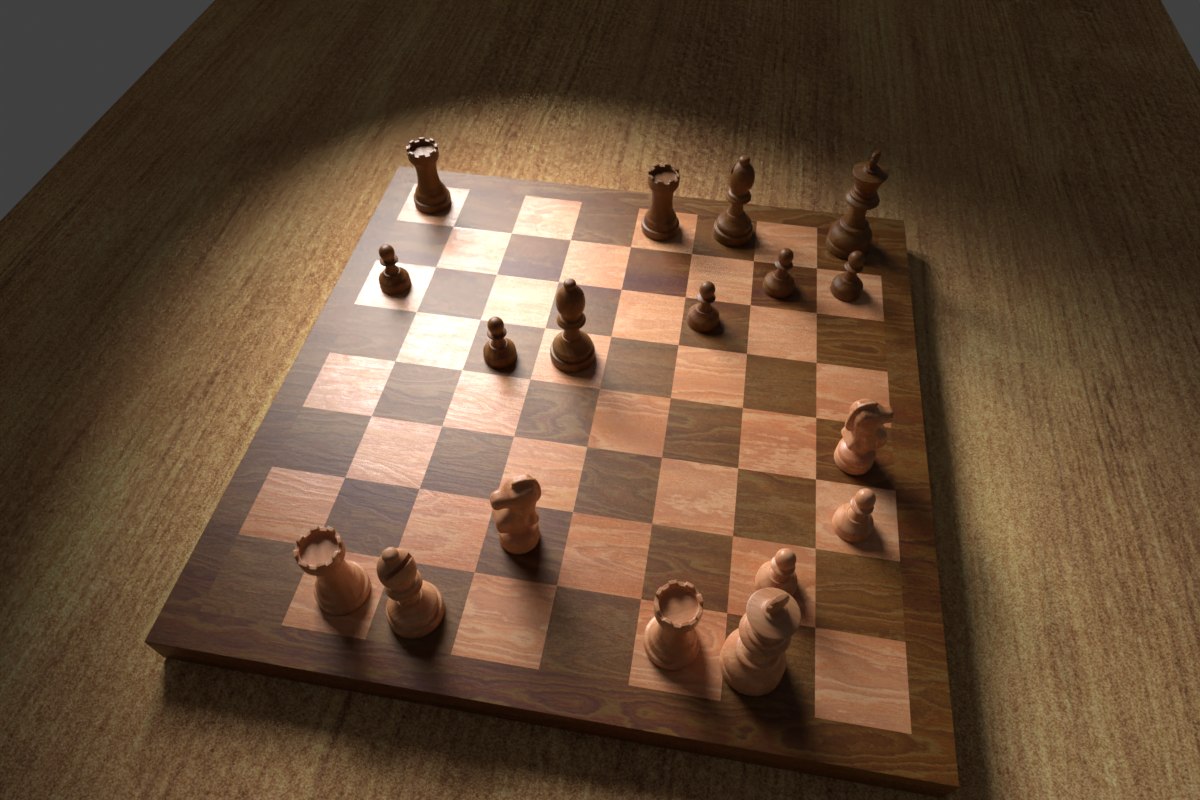
#> input picture img_test7.png, 1200 x 800 px
$ python -i ChessBoard.py   (imports and definitions only)
#> lines starting #> are read from the running program, lines starting #| are printed output that depends on the picture; after the words box and inside, x2 and y2 are one past the last pixel; in counts of white or black regions, pixels touching at a corner belong together
#> further down, picture is the input picture: shape (800, 1200, 3); mean B, G, R 55.5, 76.7, 100.8
import cv2
import numpy as np
from sklearn.cluster import DBSCAN
import Params
import itertools


def get_chess_board(img):
    # On récupère les dimensions de l'image
    img_shape = img.shape

    # On transforme l'image en niveau de gris
    gray = cv2.cvtColor(img, cv2.COLOR_BGR2GRAY)
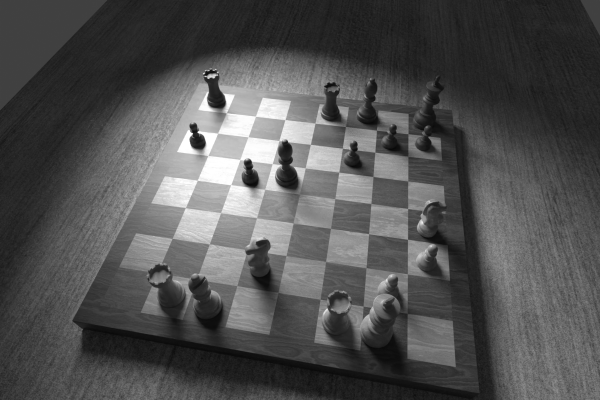
#> gray: shape (800, 1200) (shown at 1/2 size); min 7, max 255, mean 81.5

    # Detecter les contours avec l'algorithme de Canny
    edges = cv2.Canny(gray, 100, 200)
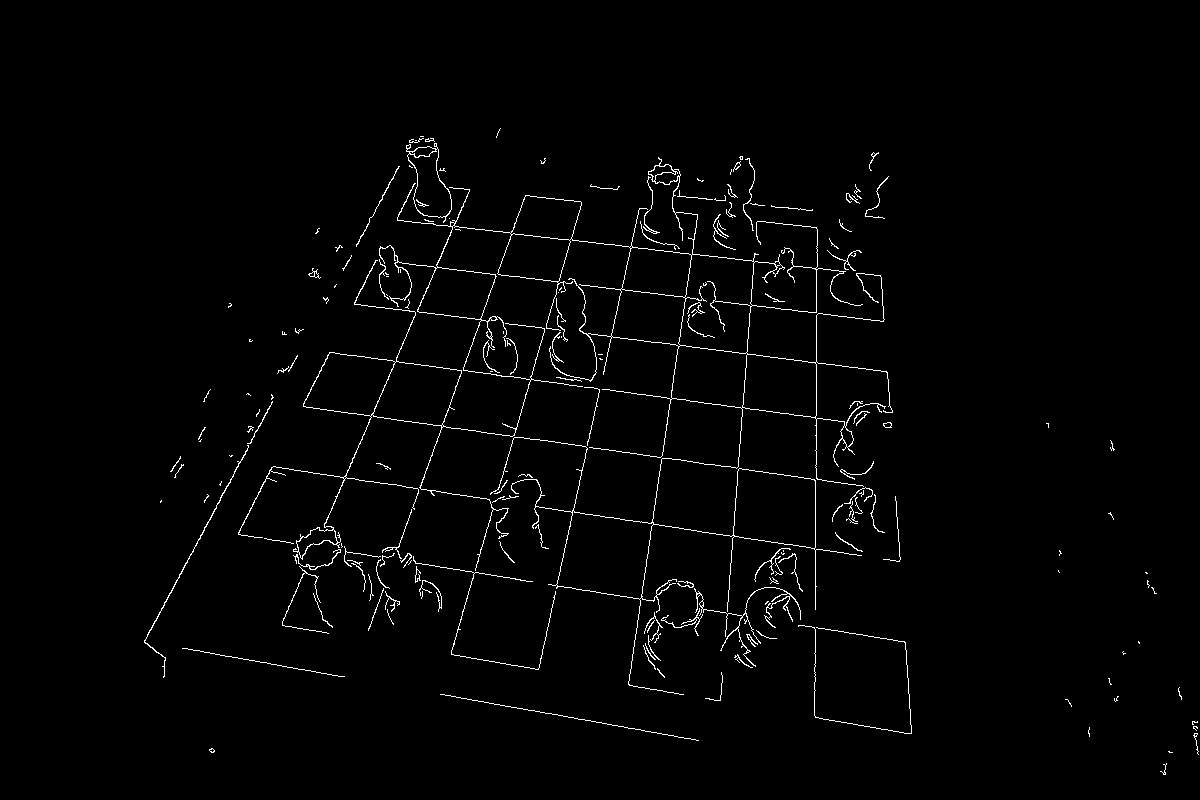
#> edges: shape (800, 1200); 1.6% white in thin lines or dots, all inside (x1, y1, x2, y2) = (144, 128, 1199, 775)

    # Appliquer la transformée de Hough sur les contours détectés
    lines = cv2.HoughLines(edges, 1, np.pi/720.0, 50, np.array([]), 0, 0)
#> lines = 2091 rows, first 8: [304, 1.71], [615, 0.284], [488, 1.73], [668, 0.214], [430, 0.493], [722, 0.148], [421, 1.72], [506, 0.41]

    # On ne sélectionne que 200 lignes parmi les lignes détectées
    lines_best = np.squeeze(lines)[:Params.line_amount]
#> lines_best = 200 pairs, first value -864 to 829, second value 0 to 3.14

    # On calcule les coordonnées des intersections entre les lignes
    intersections, intersections_info, parallel_sets_list = get_all_line_intersection(lines_best, img_shape)

    # On récupère les clusters de ligne : c.a.d les ensemble de lignes impliquée dans une même intersection
    intersecting_clusters = get_intersecting_line_clusters(intersections, intersections_info)

    # On récupère les indices des paires de droites parallèles regroupées en clusters
    parallel_clusters = get_parallel_line_clusters(lines_best, parallel_sets_list)

    # On renvoie les deux ensemble principaux de droites parallèles
    # Relatives aux droites des lignes de fuite de l'échiquier
    best_cluster_pair = select_best_performing_cluster_pair(lines_best, intersecting_clusters, parallel_clusters)

    # On récupère les droites relatives aux lignes de fuites.
    cluster_means = [cluster_mean_hessfixed(lines_best, best_cluster_pair[0]),
                     cluster_mean_hessfixed(lines_best, best_cluster_pair[1])]

    # On élimine les clusters de lignes
    best_cluster_pair_duplicate_eliminated = [
        cluster_eliminate_duplicate(lines_best, best_cluster_pair[0], cluster_means[1], img.shape),
        cluster_eliminate_duplicate(lines_best, best_cluster_pair[1], cluster_means[0], img.shape)]

    # On élimite les lignes n'étant pas relatives à l'échiquier
    best_cluster_pair_chessboard = cluster_eliminate_non_chessboard(best_cluster_pair_duplicate_eliminated,
                                                                               cluster_means, img.shape)

    # On calcule les sommets de chaque cases
    all_corners_in_chessboard = get_intersections_between_clusters(best_cluster_pair_chessboard[0],
                                                                              best_cluster_pair_chessboard[1],
                                                                              img.shape)

    # Pour chaque case on cree une liste contenant les quatres sommets de la case
    coordinate_case = get_coordinate_boxes(all_corners_in_chessboard)
    return all_corners_in_chessboard, coordinate_case


# [18 lines left out: function draw_chess_board, not called in this run]

def intersection(line1, line2, img_shape):
    # On récupère les coordonnées polaires des lignes 1 et 2 :
    rho1, theta1 = line1
    rho2, theta2 = line2

    # On construit la matrice A et le vecteur b relative au système d'équation
    A = np.array([
        [np.cos(theta1), np.sin(theta1)],
        [np.cos(theta2), np.sin(theta2)]
    ])
    b = np.array([[rho1], [rho2]])
    try:
        # On résout le système d'équation linéaire Ax+b pour trouver le point d'intersection
        x0, y0 = np.linalg.solve(A, b)
    except:
        # Dans le cas où la résolution échoue on renvoie les coordonnées (-1,-1)
        x0, y0 = (-1, -1)
    x0, y0 = int(np.round(x0)), int(np.round(y0))

    # On vérifie si les intersections sont en dehors des limites de l'image dans quel cas on renvoie (-1,1)
    if abs(y0) > img_shape[0] * Params.parallel_threshold or abs(x0) > img_shape[0] * Params.parallel_threshold:
        x0, y0 = (-1, -1)
    return [x0, y0]


def split_clusters_using_labels(all_clusters, labels):
    cluster_list = []
    # On crée pour chaque cluster, on crée un ensemble de toutes les droites impliquées dans le cluster
    for cluster_id in range(max(labels) + 1):
        mask = (labels == cluster_id)
        # On cree un ens des paires de droite impliquée dans le cluster
        cluster_list.append(np.array(all_clusters)[mask])

    return cluster_list


def fix_hessian_form(line, reverse=False):
    if not reverse and line[0] < 0:
        new_rho = - (line[0])
        new_alpha = -(np.pi - line[1])
        return new_rho, new_alpha
    elif reverse and line[1] < 0:
        new_rho = - (line[0])
        new_alpha = np.pi + line[1]
        return new_rho, new_alpha
    return line


def fix_hessian_form_vectorized(lines):
    lines = lines.copy()
    neg_rho_mask = lines[:, 0] < 0
    # On s'assure que les valeurs de rho soient positives
    lines[neg_rho_mask, 0] *= -1
    #On s'assure que toutes les lignes soient orientées dans la même orientation
    lines[neg_rho_mask, 1] -= np.pi
    return lines


def angle_diff(line1, line2):
    diff = float('inf')
    if (line1[0] < 0) ^ (line2[0] < 0):
        if line1[0] < 0:
            diff = abs(fix_hessian_form(line1)[1] - line2[1]) % (np.pi)
        else:
            diff = abs(line1[1] - fix_hessian_form(line2)[1]) % (np.pi)

    diff = min(diff, abs(line1[1] - line2[1]) % np.pi)

    return diff


def angle_diff_vectorized(lines, line_to_calculate_diff):
    hess_fixed_lines = fix_hessian_form_vectorized(lines)
    hess_fixed_calculate_line = fix_hessian_form(line_to_calculate_diff)

    diff_fixed = np.full(lines.shape[0], float('inf'))
    hess_test_mask = lines[:, 0] < 0

    if line_to_calculate_diff[0] >= 0:
        diff_fixed[hess_test_mask] = np.mod(np.abs(hess_fixed_lines[hess_test_mask, 1] - line_to_calculate_diff[1]),
                                            np.pi)
    else:
        diff_fixed[~hess_test_mask] = np.mod(lines[~hess_test_mask, 1] - hess_fixed_calculate_line[1], np.pi)

    diff_normal = np.mod(np.abs(lines[:, 1] - line_to_calculate_diff[1]), np.pi)

    return np.minimum(diff_normal, diff_fixed)


def cluster_mean_hessfixed(lines, cluster):
    cluster_lines = lines[list(cluster)]
    normal_mean = np.mean(cluster_lines, axis=0)

    # On corrige les lignes calculées pour s'assurer qu'elles soient toutes représentées de la même manière
    hess_fixed_cluster_lines = fix_hessian_form_vectorized(cluster_lines)

    #On calcule l'orientation moyenne des droites des clusters
    hess_fixed_mean = np.mean(hess_fixed_cluster_lines, axis=0)

    normal_mean_diff = np.mean(angle_diff_vectorized(cluster_lines, normal_mean))
    hess_fixed_mean_diff = np.mean(angle_diff_vectorized(cluster_lines, hess_fixed_mean))

    return normal_mean if normal_mean_diff < hess_fixed_mean_diff else fix_hessian_form(hess_fixed_mean, True)


def get_all_line_intersection(lines, img_shape):
#> called with lines = array of shape (200, 2), img_shape = (800, 1200, 3)
    parallel_sets_list = list() # Permet de stocker les positions des intersections
    intersections_info = list() # Permet de stocker les indices des paires de droite de l'intersection
    intersections = list() # Permet de strocker les groupes de droites parallèles
    for i, line in enumerate(lines):
        for j, line in enumerate(lines[i:], start=i):
            if i == j:
                continue
            # On calcule la position des intersections
            line_intersection = intersection(lines[i], lines[j], img_shape)
            # Si les coordonnées renvoyée par intersection() sont égales à '1, les droites ne sont pas sécantes
            if line_intersection[0] == -1 and line_intersection[1] == -1:
                set_exists = False
                # On vérifie si ces droites parallèles appartiennent à l'ensemble parallel_sets_list
                for next_set in parallel_sets_list:
                    # Dans le cas où les lignes i ou j apparitiennent à un ens de lignes parallèles, on ajoute i et j à l'ens
                    if (i in next_set) or (j in next_set):
                        set_exists = True
                        next_set.add(i) # ajoute i à l'ensemble
                        next_set.add(j) # ajoute j à l'ensemble
                        break
                # Sinon on cree un nouvel ensemble de lignes parallèles
                if not set_exists:
                    parallel_sets_list.append({i, j})
            else:
                # Si les droites sont sécantes, on vérifie que l'intersection se trouve dans l'image
                # On ignore les intersections situées dans l'image
                if not ((0 < line_intersection[0] < img_shape[0]) and (0 < line_intersection[1] < img_shape[1])):
                    intersections_info.append((i, j))
                    intersections.append(line_intersection)
#> this loop made 200 passes
    return intersections, intersections_info, sorted(parallel_sets_list, key=len, reverse=True)


def get_intersecting_line_clusters(intersections, intersections_info):
    # On applique DBSCAN afin de considéré uniquement les cluster de ligne
    dbscan_intersections = DBSCAN(eps=Params.dbscan_eps_intersection_clustering, min_samples=8).fit(intersections) # 10, 8
    labels_intersections = dbscan_intersections.labels_

    # On récupère chaque ensemble de cluster (ensemble de paires de droite liée à un cluster)
    intersection_clusters = split_clusters_using_labels(intersections_info, labels_intersections)

    # On élimite les doublons de ligne dans le cluster
    unique_lines_each_cluster = list()
    for cluster in intersection_clusters:
        unique_lines = set()
        for lines in cluster:
            unique_lines.add(lines[0])
            unique_lines.add(lines[1])
        unique_lines_each_cluster.append(unique_lines)
#> this loop made 35 passes
    return sorted(unique_lines_each_cluster, key=len, reverse=True)


def get_parallel_line_clusters(lines, parallel_sets):
    cur_sets = parallel_sets
    cur_means = list()
    # On calcule la moyenne de la coordonnée y de chaque ensemble de droites parallèles
    for next_set in cur_sets:
        cur_means.append(np.mean(lines[list(next_set)], axis=0)[1])
#> this loop made 30 passes

    i = 0
    while i < (len(cur_sets) - 1):
        for j in range(i + 1, len(cur_sets)):
            # Si la différence abs entre les moyennes de coordonnées y est inf à un seuil
            if abs(cur_means[i] - cur_means[j]) < Params.parallel_angle_threshold:
                # On fusionne les ensembles
                cur_sets[i] = cur_sets[i] | cur_sets[j]
                # Puis on recalcule la moyenne de coordonnées y
                cur_means[i] = np.mean(lines[list(cur_sets[i])], axis=0)[1]
                cur_sets.pop(j)
                cur_means.pop(j)
                i = 0
                break
        i += 1
#> this loop made 37 passes
    return sorted(cur_sets, key=len, reverse=True)


def select_best_performing_cluster_pair(lines, intersections, parallel_sets):
    # Fusion des ensembles de droites qui se croisent avec ceux qui sont parallèles
    merged_clusters = intersections + parallel_sets
    # Calcul de la taille de chaque ensemble
    merged_sizes = list(map(lambda x: len(x), merged_clusters))

    pass_list = list()
    for i, cluster_i in enumerate(merged_clusters):
        for j, cluster_j in enumerate(merged_clusters[i:], start=i):
            if i == j:
                continue
            if angle_diff(cluster_mean_hessfixed(lines, cluster_i), cluster_mean_hessfixed(lines, cluster_j)) > Params.two_line_cluster_threshold:
                pass_list.append((i, j))
#> this loop made 44 passes

    pass_list.sort(key = lambda x: (merged_sizes[x[0]] * merged_sizes[x[1]]), reverse=True)
    winner_pair = pass_list[0]

    return merged_clusters[winner_pair[0]], merged_clusters[winner_pair[1]]


def cluster_eliminate_duplicate(lines, cluster, intersect_line, img_shape):
#> called with lines = array of shape (200, 2), intersect_line = array of shape (2,), img_shape = (800, 1200, 3)
    cluster_lines = lines[list(cluster)]
    intersection_points = list(map(lambda x: intersection(x, intersect_line, img_shape), cluster_lines))

    dbscan_test = DBSCAN(eps=Params.dbscan_eps_duplicate_elimination, min_samples=1).fit(
        intersection_points)
    labels_test = dbscan_test.labels_

    merged_cluster = list()
    for i in range(max(labels_test) + 1):
        mask = (labels_test == i)
        merged_cluster.append(cluster_mean_hessfixed(lines, np.array(list(cluster))[mask]))

    return merged_cluster


def cluster_eliminate_non_chessboard(merged_clusters, cluster_means, img_shape):
    first_cluster, second_cluster = merged_clusters

    mean_first_cluster, mean_second_cluster = cluster_means

    intersections_first_cluster = list(map(lambda x: intersection(x, mean_second_cluster, img_shape), first_cluster))

    intersections_second_cluster = list(map(lambda x: intersection(x, mean_first_cluster, img_shape), second_cluster))

    best_intersections_first_cluster = select_nine_fittable_intersections(intersections_first_cluster)
    best_intersections_second_cluster = select_nine_fittable_intersections(intersections_second_cluster)

    return (np.array(first_cluster)[best_intersections_first_cluster],
            np.array(second_cluster)[best_intersections_second_cluster])


def select_nine_fittable_intersections(intersections):
    np_intersections = np.array(intersections)

    axis_variance = np.var(np_intersections, axis=0)

    metric_col = (0 if axis_variance[0] > axis_variance[1] else 1)
    metric_value = np_intersections[:, metric_col]

    sorted_idx = np.argsort(metric_value)
    metric_value = metric_value[sorted_idx]

    all_combinations_iter = itertools.combinations(np.array(list(enumerate(metric_value))), 9)
    all_combinations = np.stack(np.fromiter(all_combinations_iter, dtype=tuple))

    x = range(9)
    fitter = lambda y: np.poly1d(np.polyfit(x, y, Params.polynomial_degree))(x)
    all_combinations_fitted_calculated = np.apply_along_axis(fitter, 1, all_combinations[:, :, 1])

    all_combinations_mse = (np.square(all_combinations[:, :, 1] - all_combinations_fitted_calculated)).mean(axis=1)

    best_combination_indexes = all_combinations[np.argmin(all_combinations_mse)][:, 0]

    sorted_idx_reverse_dict = {k: v for k, v in enumerate(sorted_idx)}

    best_combination_indexes_reversed = [sorted_idx_reverse_dict[k] for k in best_combination_indexes]

    return best_combination_indexes_reversed


def get_intersections_between_clusters(cluster1, cluster2, img_shape):
#> called with cluster1 = array of shape (9, 2), cluster2 = array of shape (9, 2), img_shape = (800, 1200, 3)
    intersections = np.empty((len(cluster1), len(cluster2), 2), dtype=np.int32)
    for i, line_1 in enumerate(cluster1):
        for j, line_2 in enumerate(cluster2):
            intersections[i][j] = intersection(line_1, line_2, img_shape)
#> this loop made 9 passes
#> line_1 on passes 1 to 8: [454.2, 0.473], [505.3, 0.411], [561, 0.349], [614.4, 0.281], [669.4, 0.218], [722.1, 0.148], [770.4, 0.0747], [817.6, 0.00291]
    return intersections


def get_coordinate_boxes(tab):
    coordinate_boxes = []
    for i in range(0, 8):
        for j in range(0, 8):
            # sommet 1:
            x1 = tab[i][j][0]
            y1 = tab[i][j][1]

            # sommet 2 :
            x2 = tab[i+1][j][0]
            y2 = tab[i+1][j][1]

            # sommet 3:
            x3 = tab[i+1][j+1][0]
            y3 = tab[i+1][j+1][1]

            # sommet 4 :
            x4 = tab[i][j+1][0]
            y4 = tab[i][j+1][1]

            coordinate_boxes.append([[x1, y1], [x2, y2], [x3, y3], [x4, y4]])
    return coordinate_boxes

>>> import cv2
>>> picture = cv2.imread('img_test7.png')
>>> result = get_chess_board(picture)
